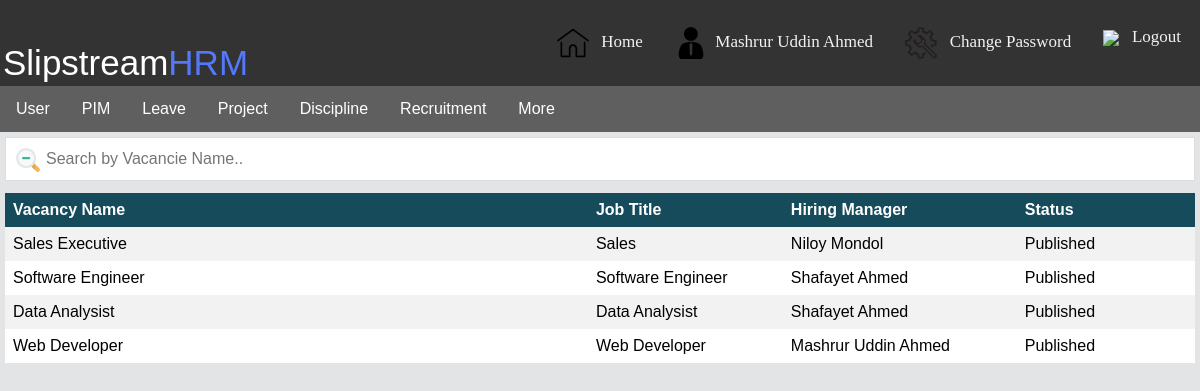
The app's page /?admin_recruitment_show (signed in) with its own data.
### tables this page shows
CREATE TABLE `vacancies` (
  `vacancy_id` int(11) NOT NULL,
  `vacancy` varchar(200) NOT NULL,
  `job_title` varchar(200) NOT NULL,
  `hiring_manager` varchar(200) NOT NULL,
  `status` varchar(200) NOT NULL
);

### lib/data_access_helper.php (called while the page is built, shortened)
<?php
	$serverName = "localhost";
	$userName = "root";
	$dbName = "slipstream_hrm_system";
	function executeNonQuery($query){
		global $serverName, $userName, $password, $dbName;
		$result = false;
		$connection = mysqli_connect($serverName, $userName, "", $dbName);
		if($connection){
			$result = mysqli_query($connection, $query);
		}
		return $result;
	}
	function executeQuery($query){
		return executeNonQuery($query);
	}
?>

### data/recruitment_data_access.php (called while the page is built, shortened)
<?php require_once(APP_ROOT."/lib/data_access_helper.php") ?>
<?php
	function getAllRequirementVacancyFromDb(){
		$query = "SELECT * FROM vacancies";
		$result = executeQuery($query);
		$vacancy = array();
		if($result){
			for($i=0; $row = mysqli_fetch_assoc($result); ++$i) {
				$vacancy[$i] = $row;
			}
		}
		return $vacancy;
	}
?>

### core/recruitment_service.php (called while the page is built, shortened)
<?php require_once(APP_ROOT."/data/recruitment_data_access.php") ?>
<?php
	function getAllVacancy(){
		return getAllRequirementVacancyFromDb();
	}
?>

### app/view/admin/recruitment_show.php (the view, shortened to what this page needs)
<!DOCTYPE HTML PUBLIC "-//W3C//DTD HTML 4.01//EN" "http://www.w3.org/TR/html4/strict.dtd">
<html>
<head>
	<link rel="stylesheet" type="text/css" href="app/view/css/table.css">
</head>
<body bgcolor="#e3e4e5">
	<div class="vacancie_show_body">
		<input type="text" id="myInput" onkeyup="myFunction()" placeholder="Search by Vacancie Name..">
		<center>
			<table class="table" align="center" id="vacancies_table">
				<tbody style="text-align: left;">
					<tr>
						<th style="width: 700px; padding: 8px;">
							<font size="3"> Vacancy Name </font>
						</th>
						<th style="width:  220px; padding: 8px;">
							<font size="3"> Job Title </font>
						</th>
						<th style="width:  270px; padding: 8px;">
							<font size="3"> Hiring Manager </font>
						</th>
						<th style="width:  200px; padding: 8px;">
							<font size="3"> Status </font>
						</th>
					</tr>
					<?php
						foreach($vacancy as $report){
							echo
							"<tr>
								<td style='padding: 8px;'>$report[vacancy] </td>
								<td style='padding: 8px;'>$report[job_title]</td>
								<td style='padding: 8px;'>$report[hiring_manager]</td>
								<td style='padding: 8px;'>$report[status]</td>
							</tr>";
						}
					?>
				</tbody>
			</table>
		</center>
	</div>
<body>
</html>

### app/view/css/header.css (style rules this page uses)
body { margin:0; }

### app/view/css/table.css (style rules this page uses)
* { box-sizing: border-box; }
.table { border-collapse: collapse; width: 100%; font-family: sans-serif; }
.table tr:nth-child(even) { background-color: #f2f2f2; }
.table tr:nth-child(odd) { background-color: #fff; }
.table th { background-color: #154b5b; color: white; }
#myInput { background-image: url("http://localhost/Slipstream_HRM_System/app/view/Images/App_Theme/Search_Icon.png"); background-position: 10px 10px; background-repeat: no-repeat; width: 100%; font-size: 16px; padding: 12px 20px 12px 40px; border: 1px solid #ddd; margin-bottom: 12px; }

### app/view/admin/recruitment_show.php (style rules this page uses)
.vacancie_show_body { margin: 5px; }

### records on screen
vacancies: vacancy "Sales Executive", job_title "Sales", hiring_manager "Niloy Mondol", status "Published"
vacancies: vacancy "Software Engineer", job_title "Software Engineer", hiring_manager "Shafayet Ahmed", status "Published"
vacancies: vacancy "Data Analysist", job_title "Data Analysist", hiring_manager "Shafayet Ahmed", status "Published"
vacancies: vacancy "Web Developer", job_title "Web Developer", hiring_manager "Mashrur Uddin Ahmed", status "Published"

### other values on screen
$_SESSION[name] "Mashrur Uddin Ahmed"
